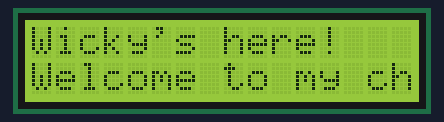
A sketch run on a simulated Arduino Uno, built with avr-gcc and run on an emulated ATmega328P. On the bench: 16×2 character LCD.

Above: at 0.26 s.
At 0.92 s:
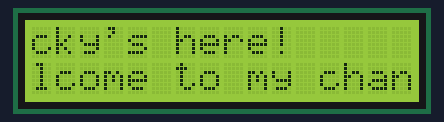
At 1.91 s:
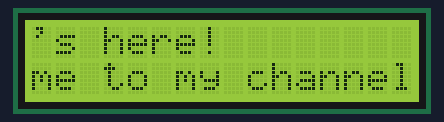
At 3.9 s:
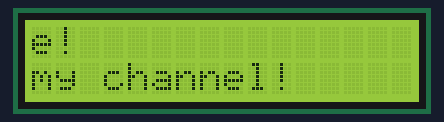
At 5.55 s:
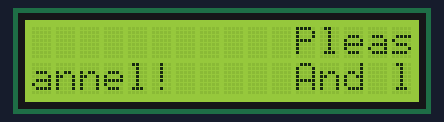
At 7.54 s:
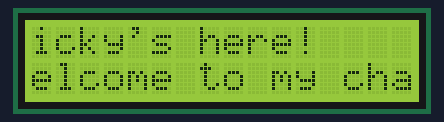

The sketch:

E00_Simple.ino
```cpp
#include <Wire.h>
#include <LiquidCrystal_I2C.h>

LiquidCrystal_I2C lcd(0x27, 16, 2);

String line1 = "Wicky's here!              Please subscribe!";
String line2 = "Welcome to my channel!     And like!";

int pos = 0;

void setup() {
  lcd.init();
  lcd.backlight();
}

void loop() {
  lcd.setCursor(0, 0);
  lcd.print(line1.substring(pos, pos + 16));

  lcd.setCursor(0, 1);
  lcd.print(line2.substring(pos, pos + 16));

  pos++;

  if (pos > line2.length() - 16) {
    pos = 0;
  }

  delay(300);
}
```

Measured:
- by itself, everything shown: repeats every 7.0 s, in 21 steps
